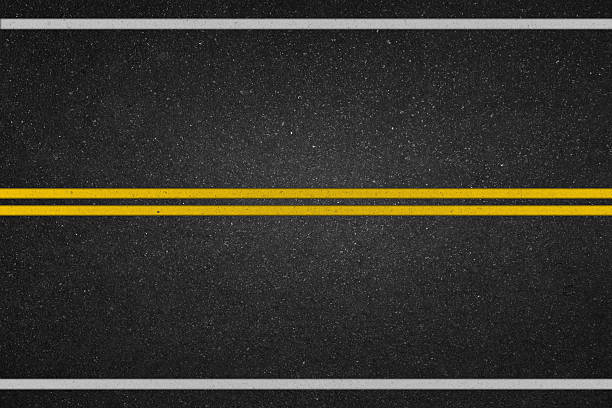
#> input picture Photos/Lines.jpg, 612 x 408 px
$ python contours.py
#> lines starting #> are read from the running program, lines starting #| are printed output that depends on the picture; after the words box and inside, x2 and y2 are one past the last pixel; in counts of white or black regions, pixels touching at a corner belong together
import imutils
import cv2 as cv
import numpy as np

img = cv.imread('Photos/Lines.jpg')
#> img is the input picture: shape (408, 612, 3); mean B, G, R 45.2, 53, 55
#cv.imshow('Initial', img)

blank = np.zeros(img.shape, dtype='uint8')

gray = cv.cvtColor(img,  cv.COLOR_BGR2GRAY)
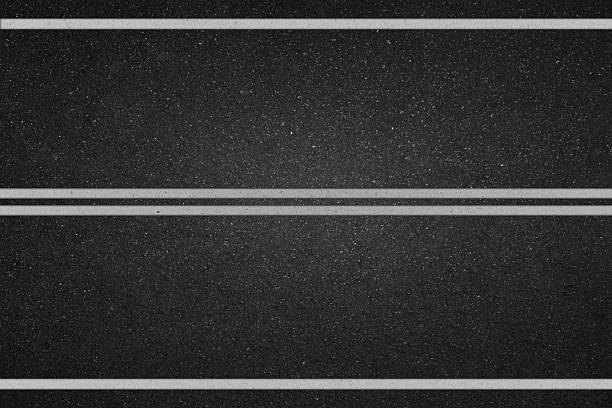
#> gray: shape (408, 612); min 0, max 253, mean 52.7

canny = cv.Canny(gray, 50, 100)
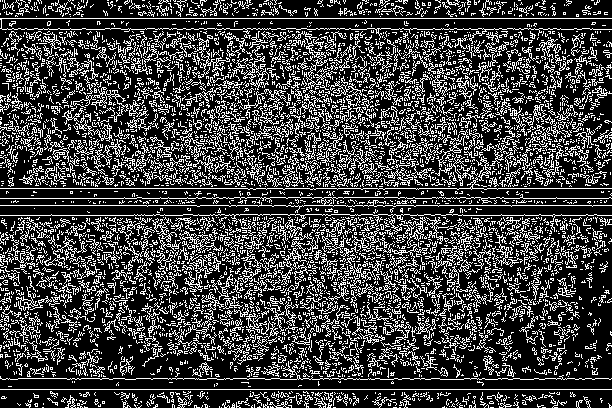
#> canny: shape (408, 612); 25.4% white in thin lines or dots

ret, thresh = cv.threshold(gray, 125, 255, cv.THRESH_BINARY)
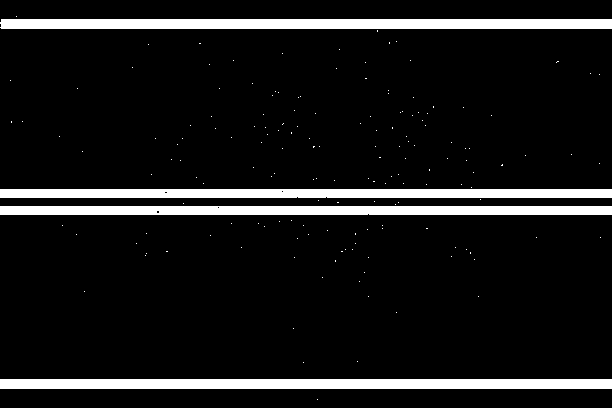
#> thresh: shape (408, 612); 9.4% white; 167 white regions (163 under 20 px)
#cv.imshow('Thresh', thresh)

items = cv.findContours(canny.copy(), cv.RETR_LIST, cv.CHAIN_APPROX_SIMPLE)
#> items = 6923 contours, 6737 with area under 20; largest, box (x1, y1, x2, y2) and area: (243, 56, 269, 90) 179, (250, 64, 263, 85) 112, (305, 38, 328, 77) 108, (180, 132, 218, 179) 106, (16, 286, 38, 311) 102
contours = items[0] if len(items) == 2 else items[1]
#> contours has the same summary as items
cnts = imutils.grab_contours(items)
#> cnts has the same summary as items
mask = np.ones(img.shape[:2], dtype='uint8') * 255
print(f'{len(contours)} contour(s) found!')
#| 6923 contour(s) found!

cv.drawContours(blank, contours, -1, (0, 0, 255), 1)
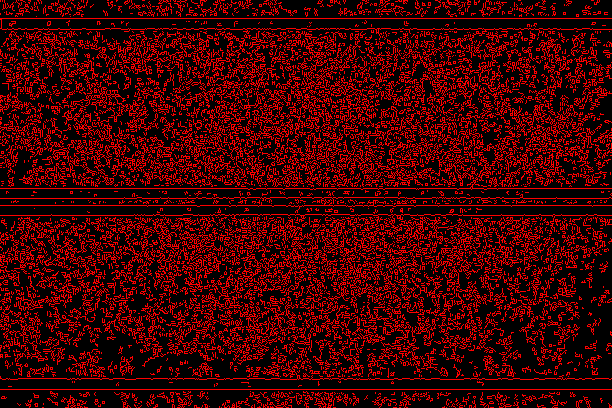
#> blank: shape (408, 612, 3); mean of channels 0, 1, 2 0, 0, 64.7; drawn as B, G, R
#cv.imshow('Contours Drawn', blank)

def is_contour_bad(c):
	# approximate the contour
	peri = cv.arcLength(c, True)
	approx = cv.approxPolyDP(c, 0.02 * peri, True)

	# the contour is 'bad' if it is not a rectangle
	return not len(approx) == 4

# Loop over contours
for c in cnts:
    if is_contour_bad(c):
        cv.drawContours(mask, [c], -1, 0 ,-1)
#> this loop made 6923 passes
#> (peri in is_contour_bad, approx in is_contour_bad) on passes 1 to 3: (6, [[542, 407], [545, 407]]), (6, [[490, 407], [493, 407]]), (0, [[446, 407]])
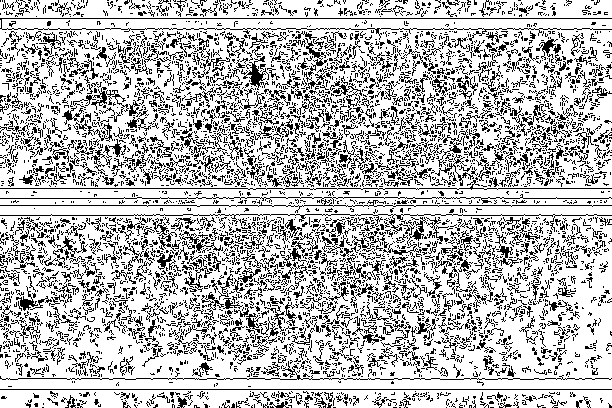
#> mask: shape (408, 612); 73.6% white; black in thin lines or dots

# Remove bad contours
img = cv.bitwise_and(img, img, mask=mask)
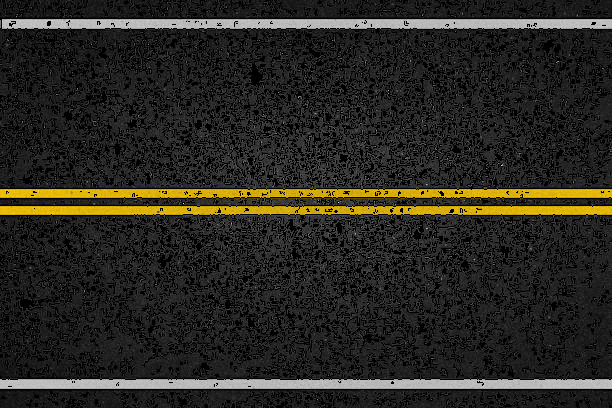
#> img: shape (408, 612, 3); mean B, G, R 33.8, 40.4, 42.1
cv.imshow('Mask', mask)
cv.imshow('After', img)

cv.waitKey(0)

$ run again, with Photos/highway.jpg copied over Photos/Lines.jpg
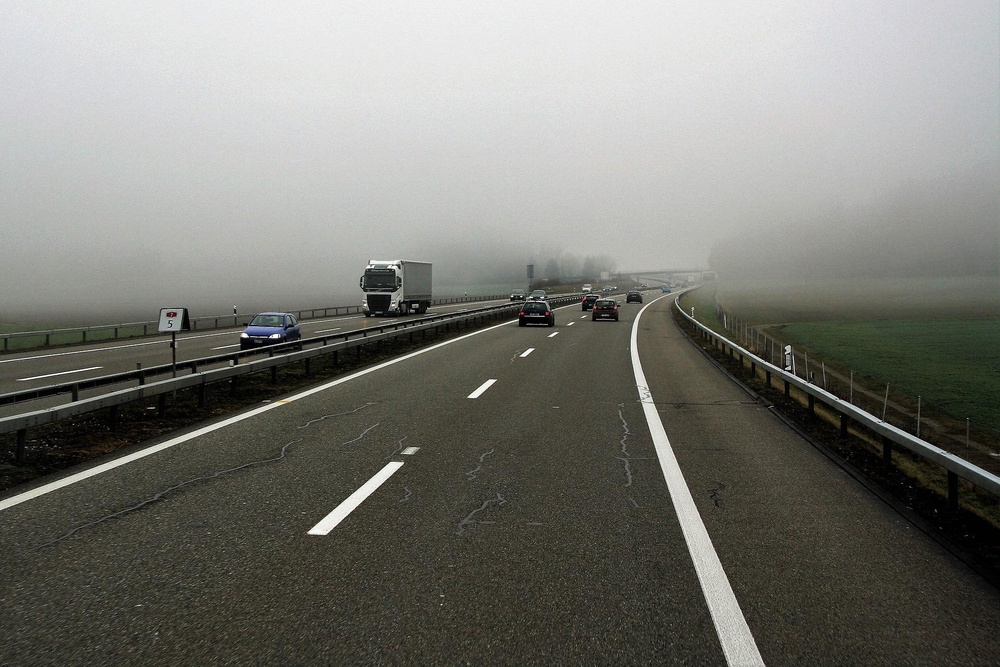
#> input picture Photos/highway.jpg, 1000 x 667 px, shrunk from 1920 x 1280 before the run
#> img is the input picture: shape (667, 1000, 3); mean B, G, R 116.6, 122.7, 122.7
#> `canny = cv.Canny(gray, 50, 100)`:
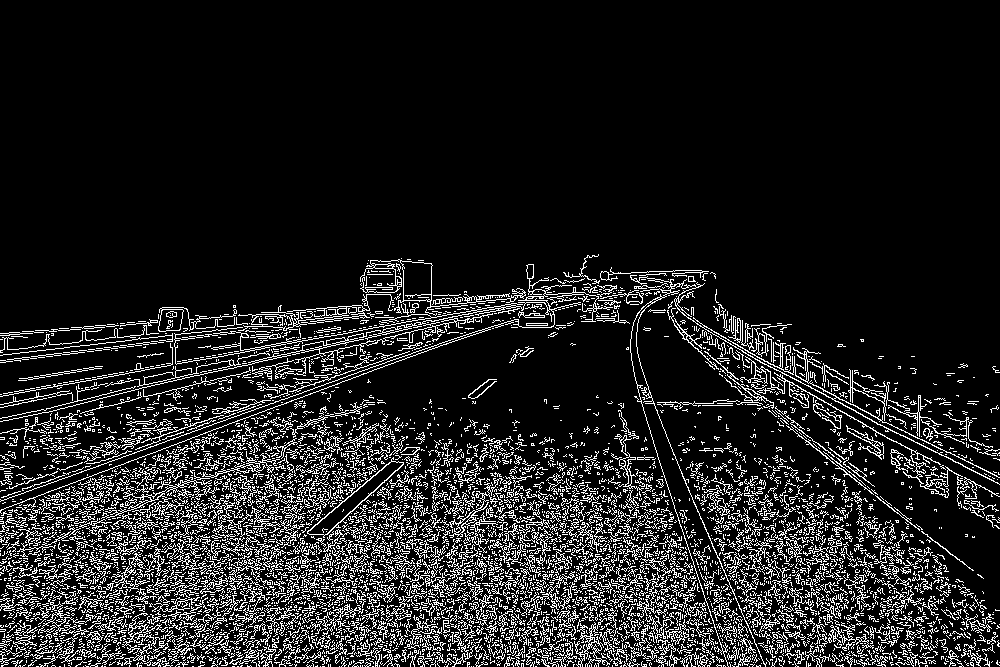
#> canny: shape (667, 1000); 12.6% white in thin lines or dots, all inside (x1, y1, x2, y2) = (0, 254, 1000, 667)
#> thresh: shape (667, 1000); 45.4% white; 427 white regions (389 under 20 px)
#> items = 7250 contours, 6968 with area under 20; largest, box (x1, y1, x2, y2) and area: (307, 457, 404, 538) 1428, (360, 259, 526, 316) 1383, (307, 461, 404, 536) 1270, (400, 260, 433, 301) 1070, (0, 264, 613, 514) 1038
#> contours has the same summary as items
#> cnts has the same summary as items
#| 7250 contour(s) found!
#> the loop `for c in cnts:` made 7250 passes
#> (peri in is_contour_bad, approx in is_contour_bad) on passes 1 to 3: (0, [[749, 666]]), (0, [[608, 666]]), (2, [[535, 666], [536, 666]])
#> `img = cv.bitwise_and(img, img, mask=mask)`:
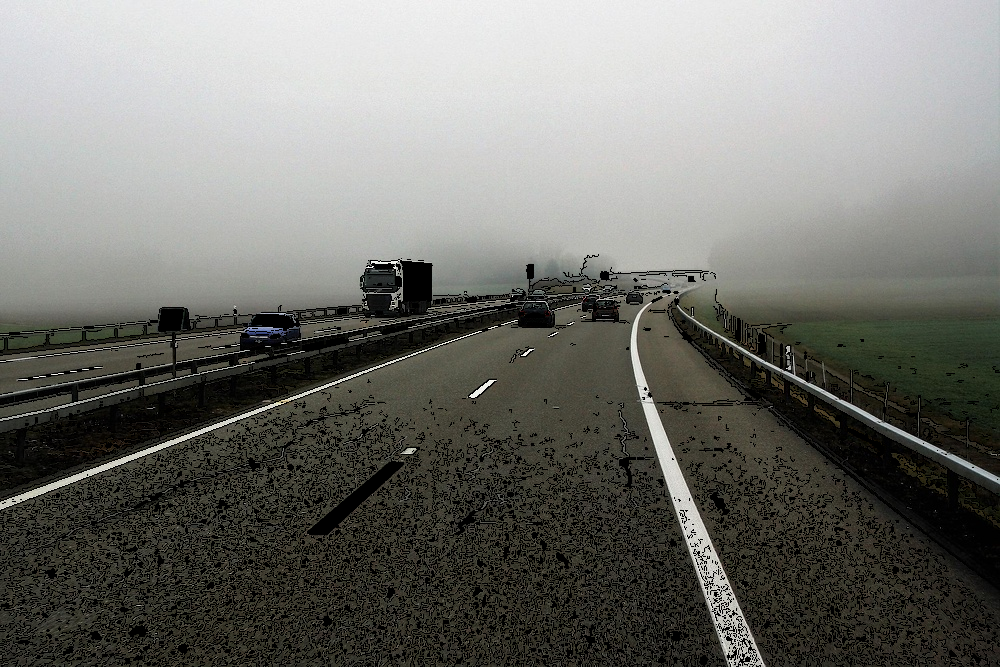
#> img: shape (667, 1000, 3); mean B, G, R 109.2, 114.2, 114
